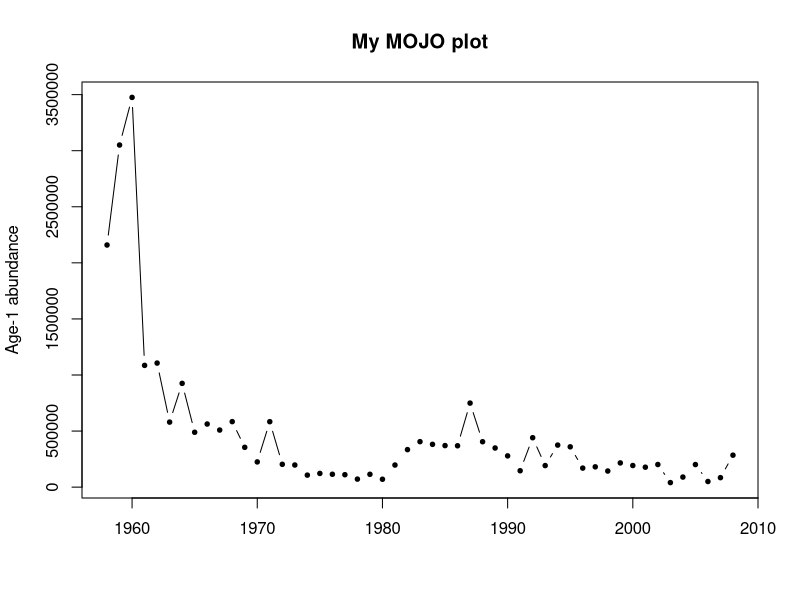
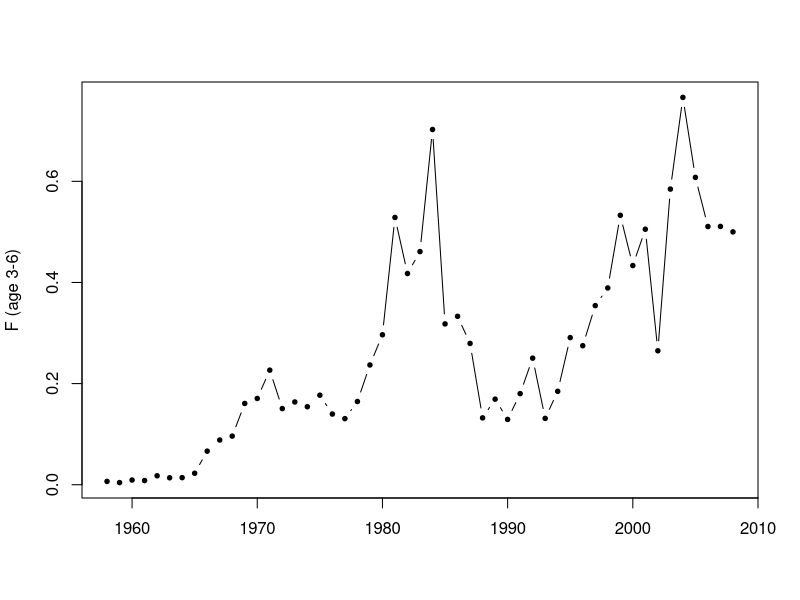
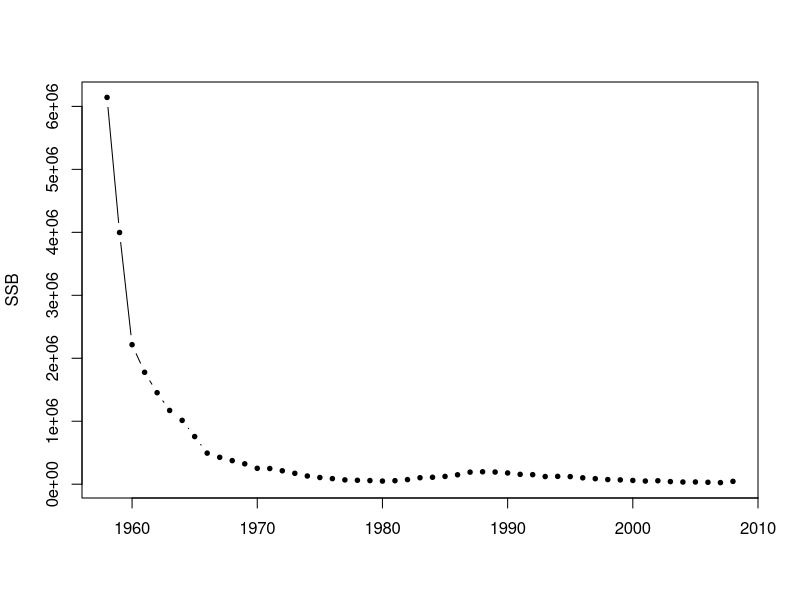
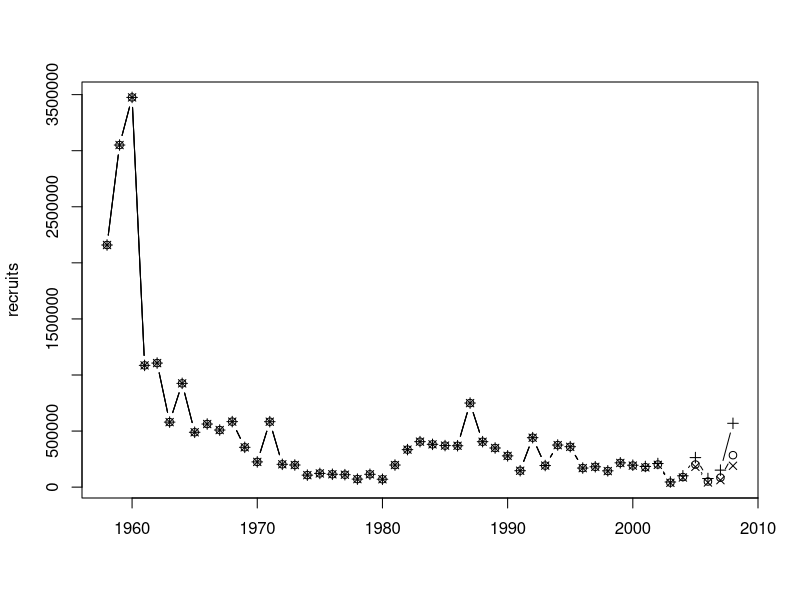
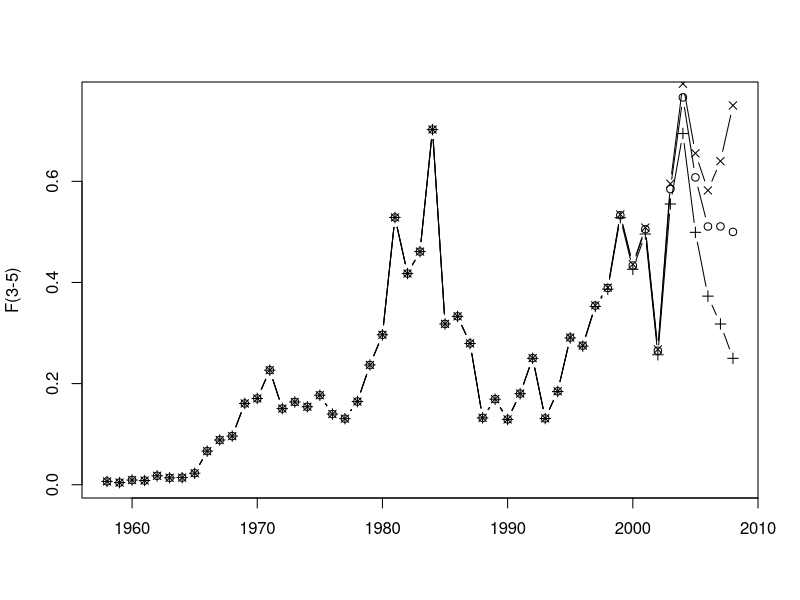
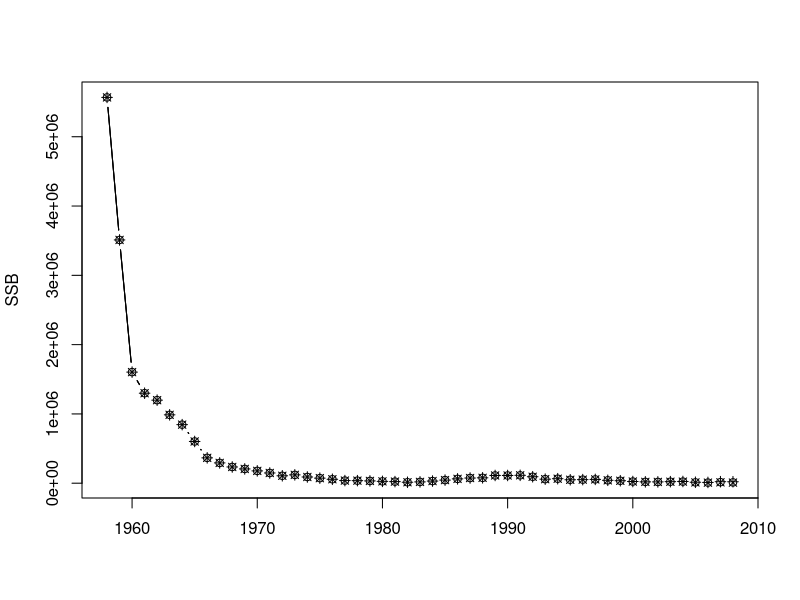

Generate these figures, in order, with R:
# VPA - A plain Virtual Population Analysis using Pope's (1972) approximation
# A03_VPA.R

# Copyright 2011-12 Iago Mosqueira & Ernesto Jardim, EC JRC


# Read data, set assumptions and initialize objects

# Load CAA and WAA by year
caa <- read.table('csherring_caa.dat', sep='\t', header=TRUE)
waa <- read.table('csherring_waa.dat', sep='\t', header=TRUE)

# mean weight-at-age, selectivity and maturity
weight <- c(0.10, 0.14, 0.17, 0.19, 0.21, 0.23)
sel <- c(0.01, 0.5, 1, 1, 1, 1)
mat <- c(0.5, 1, 1, 1, 1, 1)
years <- caa$year
ages <- 1:6
M <- 0.2

# CAA matrix
caam <- as.matrix(caa[,2:7])
dimnames(caam) <- list(year=years, age=ages)

# WAA matrix
waam <- as.matrix(waa[,2:7])
dimnames(waam) <- list(year=years, age=ages)

# Empty NAA matrix
naam <- caam
naam[] <- NA

# Empty FAA matrix
faam <- caam
faam[] <- NA

#==============================================================================
# VPA
#==============================================================================

# Assign initial values to FAA_year=2008
faam['2008',] <- sel * 0.5

# then to NAA_year=2008
naam['2008',] <- (caam['2008',] * (faam['2008',] + M)) / (faam['2008',] *
  (1 - exp(-faam['2008',] - M)))

# populate naam and faam values from NAA_year=2008 and NAA_age=6
for (y in rev(years)[-1])
{
  for(a in 1:5)
  {
    naam[as.character(y), as.character(a)] <- naam[as.character(y+1),
      as.character(a+1)] * exp(M) + caam[as.character(y),
      as.character(a)] * exp(0.5 * M)
    faam[as.character(y), as.character(a)] <- log(naam[as.character(y),
      as.character(a)] / naam[as.character(y+1), as.character(a+1)]) - M
  }
  faam[as.character(y), '6'] <- mean(faam[as.character(y), as.character(3:5)])
  naam[as.character(y), '6'] <- (caam[as.character(y), '6'] * (faam[as.character(y),
    '6'] + M)) / (faam[as.character(y), '6'] * (1 -
    exp(-faam[as.character(y), '6'] - M)))
}

# plot age-1 abundance
mojo <- naam[,'1']
plot(years, mojo, type='b', pch=19, cex=0.6, ylab="Age-1 abundance", xlab="", main="My MOJO plot")

# plot F
plot(years, rowMeans(faam[,c("3", "4", "5", "6")]), type='b', pch=19, cex=0.6, ylab="F (age 3-6)", xlab="")

# plot SSB
plot(years, rowSums(naam * waam), type='b', pch=19, cex=0.6, ylab="SSB", xlab="")

# What is the abundance at age, 1958-2008?
naam

# Is fishing mortality since 2000 high or low relative
# to earlier levels?
mean(faam[as.character(2000:2008),])
mean(faam[as.character(1958:1999),])

# Is recruitment since 2000 weak or strong relative
# to earlier levels?
mean(naam[as.character(2000:2008),1])
mean(naam[as.character(1958:1999),1])

#==============================================================================
# Examine sensitivity of recruitment series to various values of Fage-3+ in 2004:
# F2004,age-3+= (0.25, 0.75)
#==============================================================================

# vpa {{{
vpa <- function(caam, sel, lastF, M, agesF=seq(dim(caam)[2]))
{
  # last year
  lastY <- dim(caam)[1]
  lastA <- dim(caam)[2]

  # Empty NAA matrix
  naam <- caam
  naam[] <- NA

  # Empty FAA matrix
  faam <- caam
  faam[] <- NA

  # Assign initial values to FAA_lastyear
  faam[lastY,] <- sel * lastF

  # then to NAA_lastyear
  naam[lastY,] <- (caam[lastY,] * (faam[lastY,] + M)) / (faam[lastY,] *
    (1 - exp(-faam[lastY,] - M)))

  # populate naam and faam values from NAA_year=2008 and NAA_age=6
  for (y in rev(years)[-1])
  {
    for(a in 1:(lastA-1))
    {
      naam[as.character(y), as.character(a)] <- naam[as.character(y+1),
        as.character(a+1)] * exp(M) + caam[as.character(y),
        as.character(a)] * exp(0.5 * M)
      faam[as.character(y), as.character(a)] <- log(naam[as.character(y),
        as.character(a)] / naam[as.character(y+1), as.character(a+1)]) - M
    }
    faam[as.character(y), lastA] <- mean(faam[as.character(y), agesF])
    naam[as.character(y), lastA] <- (caam[as.character(y), lastA] * (faam[as.character(y),
      lastA] + M)) / (faam[as.character(y), lastA] * (1 -
      exp(-faam[as.character(y), lastA] - M)))
  }
  return(list(naa=naam, faa=faam))
} # }}}

res <- vpa(caam, sel=sel, lastF=0.5, M=0.2, agesF=3:5)
res2 <- vpa(caam, sel, 0.25, 0.2, 3:5)
res3 <- vpa(caam, sel, 0.75, 0.2, 3:5)

# Recruitments
plot(1958:2008, res$naa[,1], type='b', ylab="recruits", xlab="")
  lines(1958:2008, res2$naa[,1], type='b', pch=3)
  lines(1958:2008, res3$naa[,1], type='b', pch=4)

# Fs
plot(1958:2008, apply(res$faa[,3:5], 1, mean), type='b', ylab="F(3-5)", xlab="")
  lines(1958:2008, apply(res2$faa[,3:5], 1, mean), type='b', pch=3)
  lines(1958:2008, apply(res3$faa[,3:5], 1, mean), type='b', pch=4)

# SSBs
plot(1958:2008, rowSums(res$naa[,3:6]*waam[,3:6]), type='b', ylab="SSB", xlab="")
  lines(1958:2008, rowSums(res2$naa[,3:6]*waam[,3:6]), type='b', pch=3)
  lines(1958:2008, rowSums(res3$naa[,3:6]*waam[,3:6]), type='b', pch=4)


# Selectivity
sel <- c(0.01, 1, 1, 1, 1, 1)
resS <- vpa(caam, sel=sel, lastF=0.5, M=0.2, agesF=2:5)
